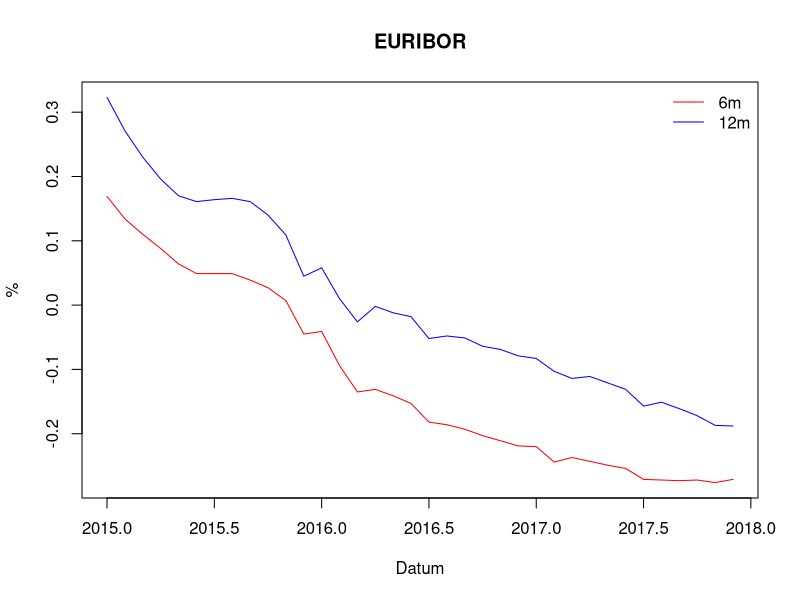
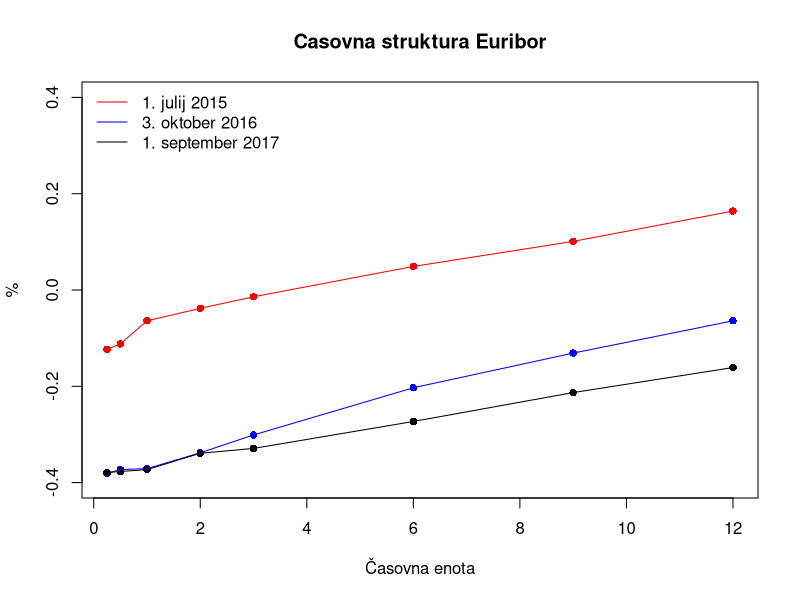
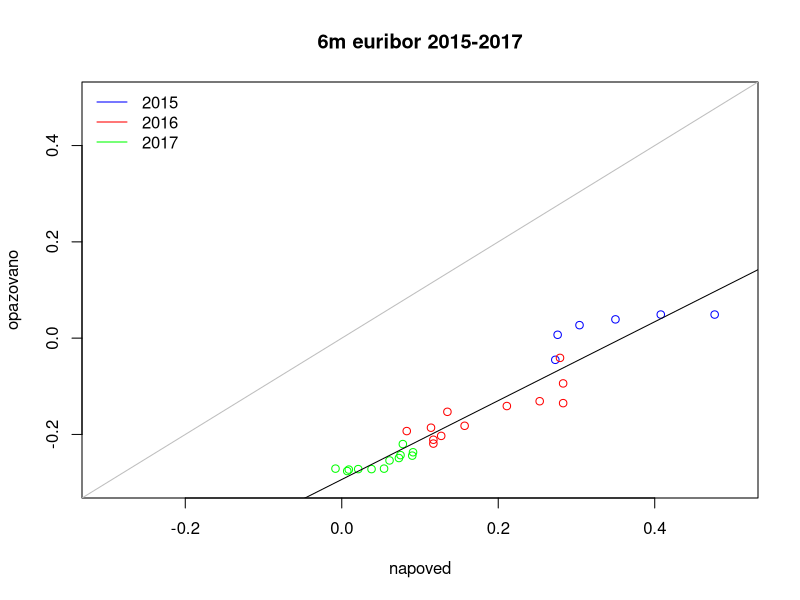
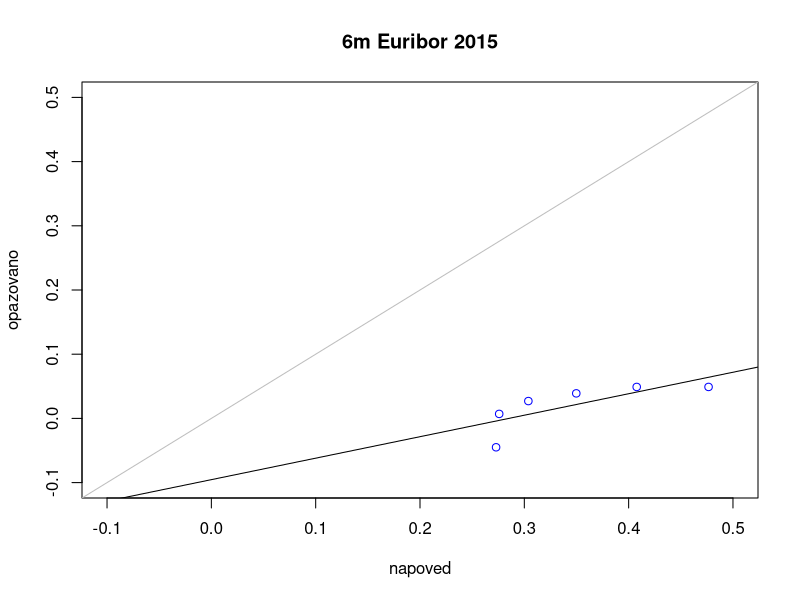
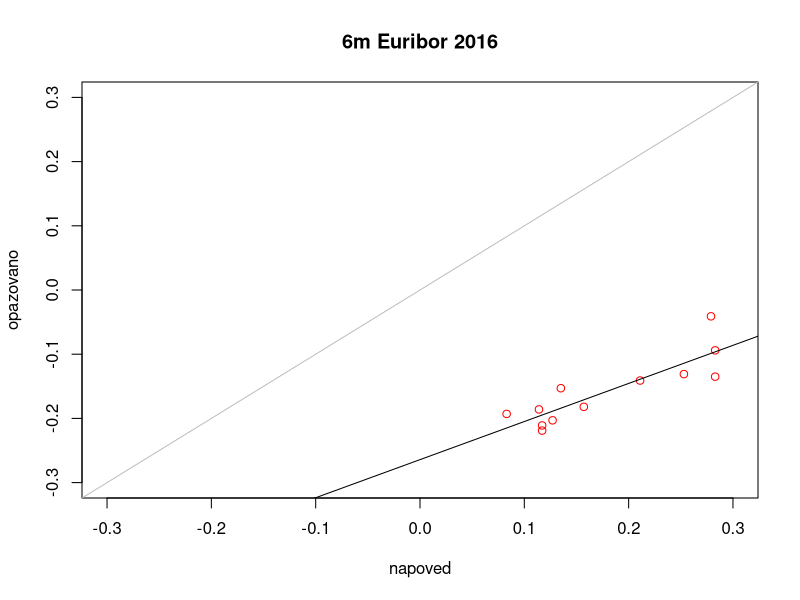
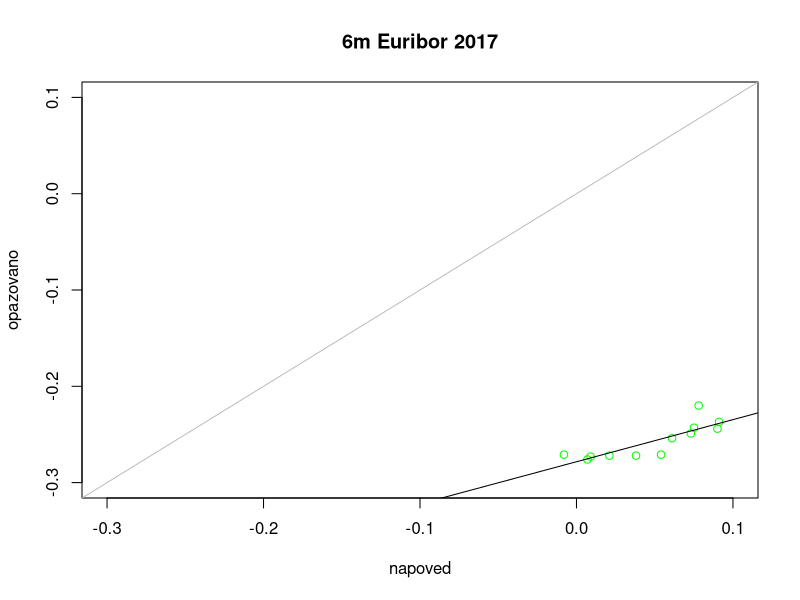

R code for these plots, in order:
# OBRESTNE KRIVULJE
# Finančni praktikum 2020/21
# Mitja Mandić

#prva naloga

euribor.15 <- read.table("prva_naloga/podatki/hist_EURIBOR_2015.csv", sep = ",", header = TRUE, row.names = 1, check.names = FALSE)
euribor.15 <- as.data.frame(t(euribor.15[,c(1, 22, 42, 64, 84, 104, 126, 149, 170, 192, 214, 235)]))
euribor.16 <- read.table("prva_naloga/podatki/hist_EURIBOR_2016.csv", sep = ",", header = TRUE, row.names = 1, check.names = FALSE)
euribor.16 <- as.data.frame(t(euribor.16[,c(1, 21, 42, 63, 84, 106, 128, 149, 172, 194, 215, 237)]))
euribor.17 <- read.table("prva_naloga/podatki/hist_EURIBOR_2017.csv", sep = ",", header = TRUE, row.names = 1, check.names = FALSE)
euribor.17 <- as.data.frame(t(euribor.17[,c(1, 23, 43, 66, 84, 106, 128, 149, 172, 193, 215, 237)]))

euribor <- rbind(euribor.15,euribor.16,euribor.17)

prva.c.6m <- ts(euribor[,"6m"], start = 2015, frequency = 12)
prva.c.12m <- ts(euribor[,"12m"], start = 2015, frequency = 12)

graf.ts <- ts.plot(prva.c.6m,prva.c.12m, gpars = list(xlab = "Datum", ylab = "%", col = c("red", "blue")))
legend("topright", bty="n", lty=c(1,1), col=c("red","blue"),
       legend=c("6m", "12m"))
title("EURIBOR")              

#druga naloga

#1. julij 2015, 3. oktober 2016, 1. september 2017

druga.b <- euribor[c("01/07/2015", "03/10/2016", "01/09/2017"),]
#druga.b <- as.data.frame(t(druga.b))
graf.druga.b <- plot(t(druga.b[1,]), ylim = c(-0.4, 0.4), col = c("red"),x=c(1/4,1/2,1,2,3,6,9,12), pch = 16, ylab = "%", xlab = "Časovna enota")
points(t(druga.b[2,]), col = c("blue"),pch = 16,x=c(1/4,1/2,1,2,3,6,9,12))
points(t(druga.b[3,]), col = c("black"),pch = 16,x=c(1/4,1/2,1,2,3,6,9,12))
lines(t(druga.b[1,]),col = c("red"),pch = 16,x=c(1/4,1/2,1,2,3,6,9,12))
lines(t(druga.b[2,]),col = c("blue"),pch = 16,x=c(1/4,1/2,1,2,3,6,9,12))
lines(t(druga.b[3,]),col = c("black"),pch = 16,x=c(1/4,1/2,1,2,3,6,9,12))
legend("topleft",bty="n",lty = c(1,1),col=c("red", "blue", "black"), legend=c("1. julij 2015", "3. oktober 2016", "1. september 2017"))
title("Casovna struktura Euribor")

#Vse krivulje so naraščajoče, torej imajo višjo donosnost pri kasnejših datumih zapadlosti, torej imajo normalno obliko.
#So precej položne in z izjemo leta 2015 skozi negativne.



#tretja naloga
T <- 6
U <- 12

euribor.tretja <- euribor[,c("6m","12m")]
euribor.tretja[,"terminska"] <- 2 * ((1 + euribor.tretja[,"12m"]/100)/(1 + 1/2 * euribor.tretja[,"6m"]/100) - 1)*100

napoved <- euribor.tretja[,"terminska"]
napoved[c(31,32,33,34,35,36)] <- 0
napoved[c(seq(7,36))] <- napoved[c(seq(1,30))]

napoved[c(1,2,3,4,5,6)] <- NA
euribor.tretja["napoved"] <- napoved

graf.3c <- plot(x=euribor.tretja[seq(6,12),"napoved"],y=euribor.tretja[seq(6,12),"6m"], xlim = c(-0.3,0.5), ylim = c(-0.3,0.5), type="p",
                xlab = "napoved", ylab = "opazovano",col = "blue")
points(x=euribor.tretja[seq(13,24),"napoved"],y=euribor.tretja[seq(13,24),"6m"], col = "red")
points(x=euribor.tretja[seq(25,36),"napoved"],y=euribor.tretja[seq(25,36),"6m"], col = "green")
lines(x = c(-0.5,0,5), y = c(-0.5,0,5), col = "grey")
legend("topleft",bty="n",lty = c(1,1),col=c("blue", "red", "green"), legend=c("2015", "2016", "2017"))
abline(lm(euribor.tretja[,"6m"]~euribor.tretja[,"napoved"]))
title("6m euribor 2015-2017")       

graf.3d.prva <- plot(x=euribor.tretja[seq(6,12),"napoved"],y=euribor.tretja[seq(6,12),"6m"], xlim = c(-0.1,0.5), ylim = c(-0.1,0.5), type="p",
                     xlab = "napoved", ylab = "opazovano",col = "blue")
abline(lm(euribor.tretja[seq(6,12),"6m"]~euribor.tretja[seq(6,12),"napoved"]))
lines(x = c(-0.5,0,5), y = c(-0.5,0,5), col = "grey")
title("6m Euribor 2015")

graf.3d.druga <- plot(x=euribor.tretja[seq(13,24),"napoved"],y=euribor.tretja[seq(13,24),"6m"], xlim = c(-0.3,0.3), ylim = c(-0.3,0.3), type="p",
                                     xlab = "napoved", ylab = "opazovano",col = "red")
abline(lm(euribor.tretja[seq(13,24),"6m"]~euribor.tretja[seq(13,24),"napoved"]))
lines(x = c(-0.5,0,5), y = c(-0.5,0,5), col = "grey")
title("6m Euribor 2016")

graf.3d.tretja <- plot(x=euribor.tretja[seq(25,36),"napoved"],y=euribor.tretja[seq(25,36),"6m"], xlim = c(-0.3,0.1), ylim = c(-0.3,0.1), type="p",
                       xlab = "napoved", ylab = "opazovano",col = "green")
abline(lm(euribor.tretja[seq(25,36),"6m"]~euribor.tretja[seq(25,36),"napoved"]))
lines(x = c(-0.5,0,5), y = c(-0.5,0,5), col = "grey")
title("6m Euribor 2017")

#odgovor 3.e
#Regresijska premica bi morala biti simetrala lihih kvadrantov, na kateri bi ležale vse narisane točke. Ker je napoved večja od
#izmerjene vrednosti, so točke na grafih v desnem spodnjem kotu.

#link na github repo: https://github.com/mitja-mandic/financni-praktikum